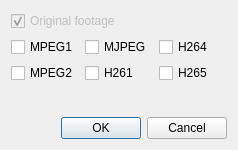
<?xml version="1.0" encoding="UTF-8"?>
<ui version="4.0">
 <class>SelectCodecs</class>
 <widget class="QDialog" name="SelectCodecs">
  <property name="geometry">
   <rect>
    <x>0</x>
    <y>0</y>
    <width>238</width>
    <height>150</height>
   </rect>
  </property>
  <property name="windowTitle">
   <string>Dialog</string>
  </property>
  <layout class="QVBoxLayout" name="verticalLayout">
   <item>
    <layout class="QGridLayout" name="gridLayout">
     <item row="0" column="0" colspan="3">
      <widget class="QCheckBox" name="checkBox">
       <property name="enabled">
        <bool>false</bool>
       </property>
       <property name="text">
        <string>Original footage</string>
       </property>
       <property name="checkable">
        <bool>true</bool>
       </property>
       <property name="checked">
        <bool>true</bool>
       </property>
      </widget>
     </item>
     <item row="1" column="0">
      <widget class="QCheckBox" name="MPEG1">
       <property name="text">
        <string>MPEG1</string>
       </property>
      </widget>
     </item>
     <item row="1" column="1">
      <widget class="QCheckBox" name="MJPEG">
       <property name="text">
        <string>MJPEG</string>
       </property>
      </widget>
     </item>
     <item row="1" column="2">
      <widget class="QCheckBox" name="H264">
       <property name="text">
        <string>H264</string>
       </property>
      </widget>
     </item>
     <item row="2" column="0">
      <widget class="QCheckBox" name="MPEG2">
       <property name="text">
        <string>MPEG2</string>
       </property>
      </widget>
     </item>
     <item row="2" column="1">
      <widget class="QCheckBox" name="H261">
       <property name="text">
        <string>H261</string>
       </property>
      </widget>
     </item>
     <item row="2" column="2">
      <widget class="QCheckBox" name="H265">
       <property name="text">
        <string>H265</string>
       </property>
      </widget>
     </item>
    </layout>
   </item>
   <item>
    <spacer name="verticalSpacer">
     <property name="orientation">
      <enum>Qt::Vertical</enum>
     </property>
     <property name="sizeHint" stdset="0">
      <size>
       <width>20</width>
       <height>40</height>
      </size>
     </property>
    </spacer>
   </item>
   <item>
    <widget class="QDialogButtonBox" name="buttonBox">
     <property name="orientation">
      <enum>Qt::Horizontal</enum>
     </property>
     <property name="standardButtons">
      <set>QDialogButtonBox::Cancel|QDialogButtonBox::Ok</set>
     </property>
    </widget>
   </item>
  </layout>
 </widget>
 <resources/>
 <connections>
  <connection>
   <sender>buttonBox</sender>
   <signal>accepted()</signal>
   <receiver>SelectCodecs</receiver>
   <slot>accept()</slot>
   <hints>
    <hint type="sourcelabel">
     <x>248</x>
     <y>254</y>
    </hint>
    <hint type="destinationlabel">
     <x>157</x>
     <y>274</y>
    </hint>
   </hints>
  </connection>
  <connection>
   <sender>buttonBox</sender>
   <signal>rejected()</signal>
   <receiver>SelectCodecs</receiver>
   <slot>reject()</slot>
   <hints>
    <hint type="sourcelabel">
     <x>316</x>
     <y>260</y>
    </hint>
    <hint type="destinationlabel">
     <x>286</x>
     <y>274</y>
    </hint>
   </hints>
  </connection>
 </connections>
</ui>
